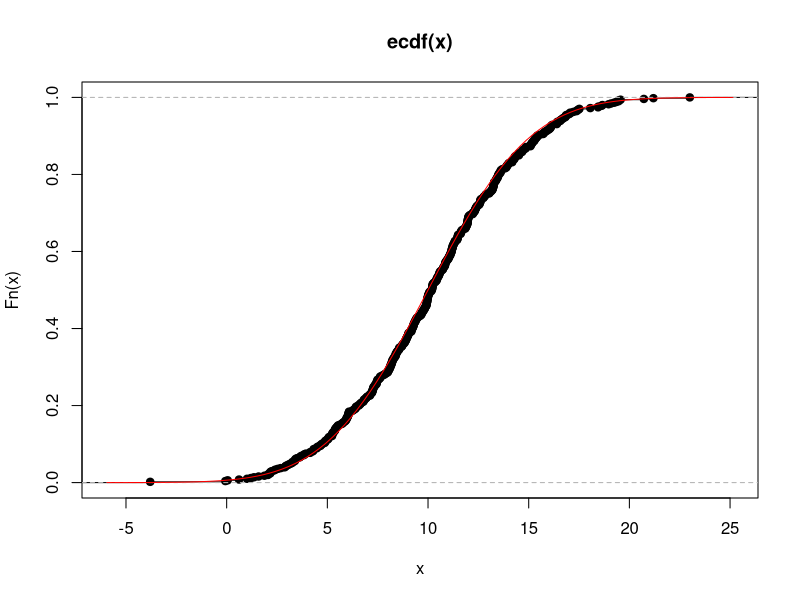
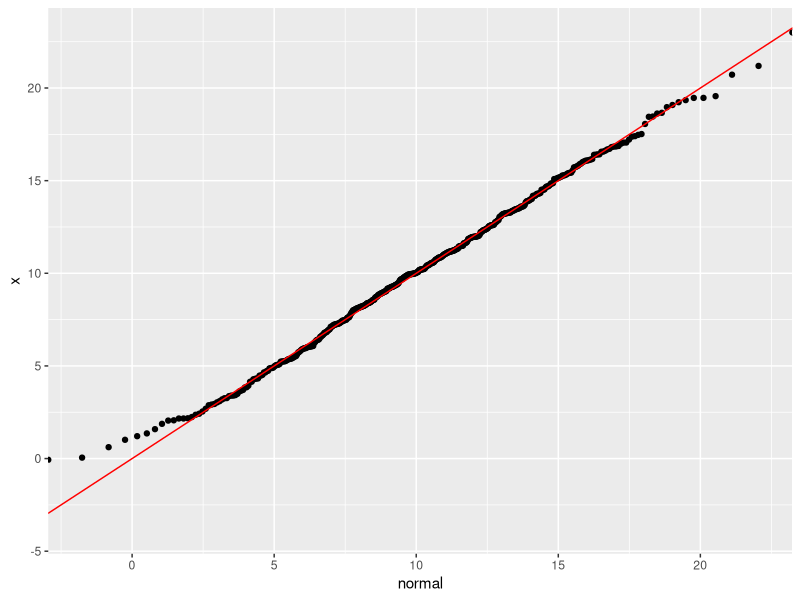
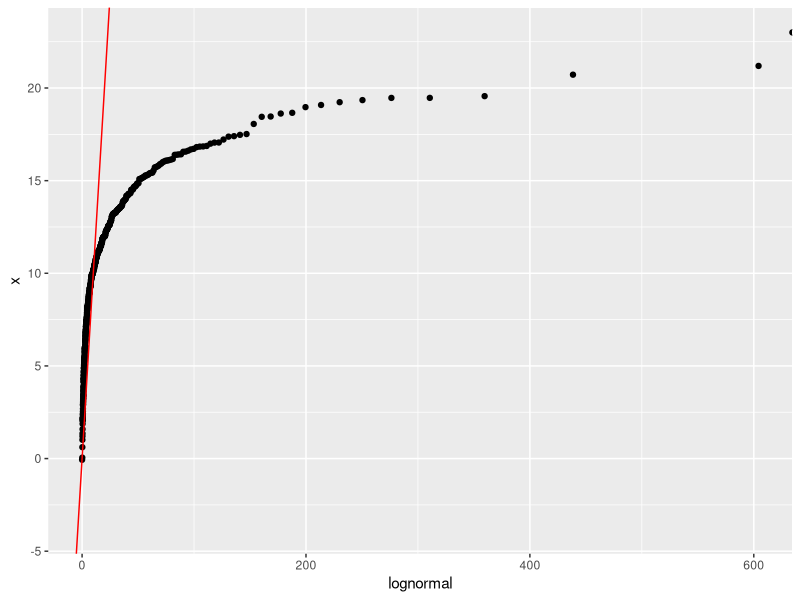
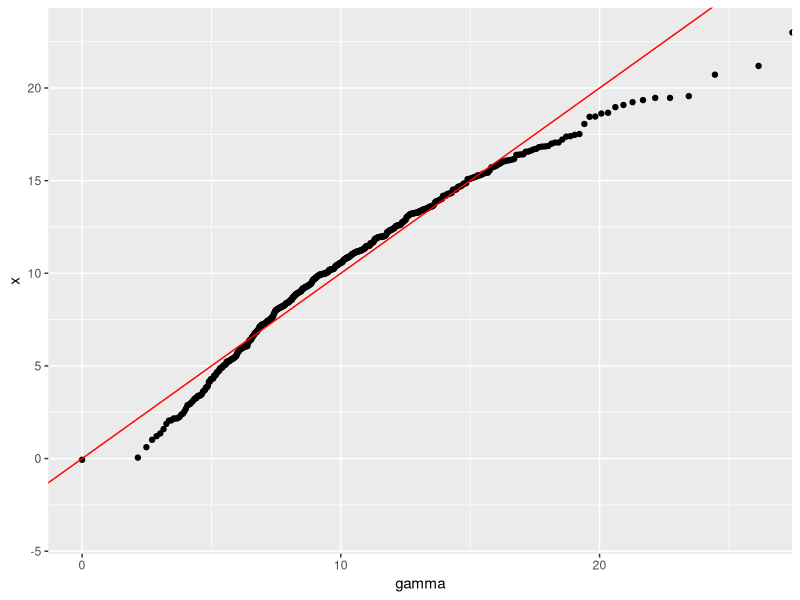

These charts were generated, in order, by the following R code:
# Here is some made up data
x <- rnorm(n=505, mean=10, sd=4)

### What does ecdf do? It is a cummulative distribution plot.
plot(ecdf(x)) # you will see that this looks like a CDF plot of the normal
curve(pnorm(x, mean = 10, sd=4), add=TRUE, col = "red")

# Now if we want the Q-Q plot, this might be easier
library(tidyverse)
df <- data.frame(x=sort(x))
df <- df %>% 
	mutate(quant = percent_rank(lag(x)), #We lag one b/c we want percent _less_ than the observation
				 normal = qnorm(p=quant, 
				 							 mean=mean(x),
				 							 sd=sd(x)),
				 lognormal = qlnorm(p=quant,
				 									 meanlog=log(mean(x)),
				 									 sdlog=log(sd(x))),
				 gamma = qgamma(p=quant, 
				 							 scale=var(x)/mean(x),
				 							 shape=mean(x)^2/var(x))
				 )

ggplot(df, aes(x=normal, y=x)) + geom_point() + geom_abline(color="red")
ggplot(df, aes(x=lognormal, y=x)) + geom_point() + geom_abline(color="red")
ggplot(df, aes(x=gamma, y=x)) + geom_point() + geom_abline(color="red")
